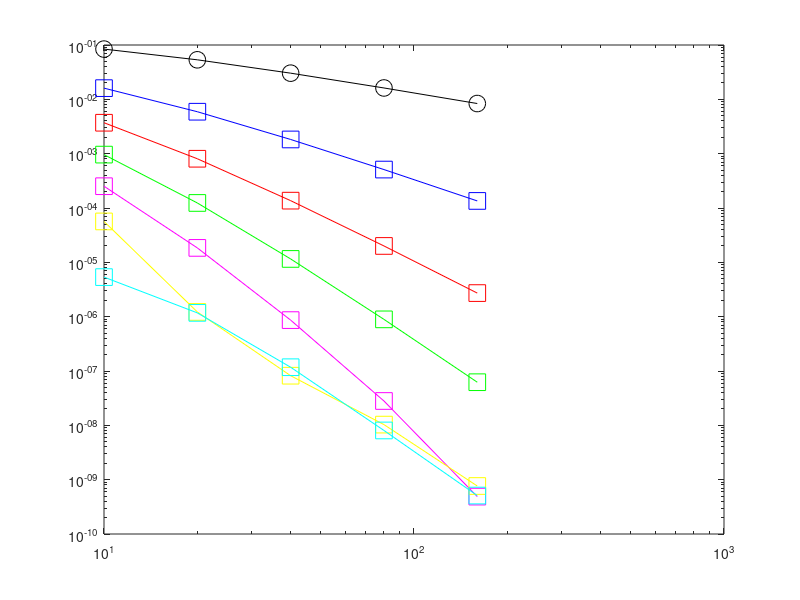

MATLAB code to generate this figure:
clear all
close all
for i=1:5
    N(i)=10*2^(i-1);
end

for j=1:5
    n=N(j);
    a=0;b=0.5;
    h=(b-a)/n;
    t=a:h:b;
    F=@(y) y^2; % dy/dx=y
    exact=(1./(1-t));
    y(1)=1;
 
    for i=2:n+1
        
        y(i)=y(i-1)+h*F(y(i-1)); %Euler steps
        
    end
    y1=y;
    for q=1:6
        Cs=spline(t, y);
        P=ppval(Cs, t); % Polynomial
        deCs=fnder(Cs);
        deP=ppval(deCs, t); % Derivative of the Polynomial
        yprime=deP;

        Ef=@(yprime, t, y, E) (y+E)^2-yprime;

        E(1)=0;
        ynew(1)=1;

        for i=2:n+1
            E(i) = E(i-1)+h*Ef(yprime(i-1), t(i-1), y(i-1), E(i-1)); %Euler steps
            ynew(i)=y(i)+E(i);
        end
     
        yz{q}=ynew;
        y=ynew;
    
    end
    y2=yz{1,1};
    y3=yz{1,2};
    y4=yz{1,3};
    y5=yz{1,4};
    y6=yz{1,5};
    y7=yz{1,6};

    err1(j)=norm(exact(n)-y1(n));
    err2(j)=norm(exact(n)-y2(n));
    err3(j)=norm(exact(n)-y3(n));
    err4(j)=norm(exact(n)-y4(n));
    err5(j)=norm(exact(n)-y5(n));
    err6(j)=norm(exact(n)-y6(n));
    err7(j)=norm(exact(n)-y7(n));
end
loglog(N, err1, '-ko', 'MarkerSize',12);
hold on
loglog(N, err2, '-sb', 'MarkerSize',12);
loglog(N, err3, '-sr', 'MarkerSize',12);
loglog(N, err4, '-sg', 'MarkerSize',12);
loglog(N, err5, '-sm', 'MarkerSize',12);
loglog(N, err6, '-sy', 'MarkerSize',12);
loglog(N, err7, '-sc', 'MarkerSize',12);
p=polyfit(log(N'),log(err5),1);
slope = p(1)